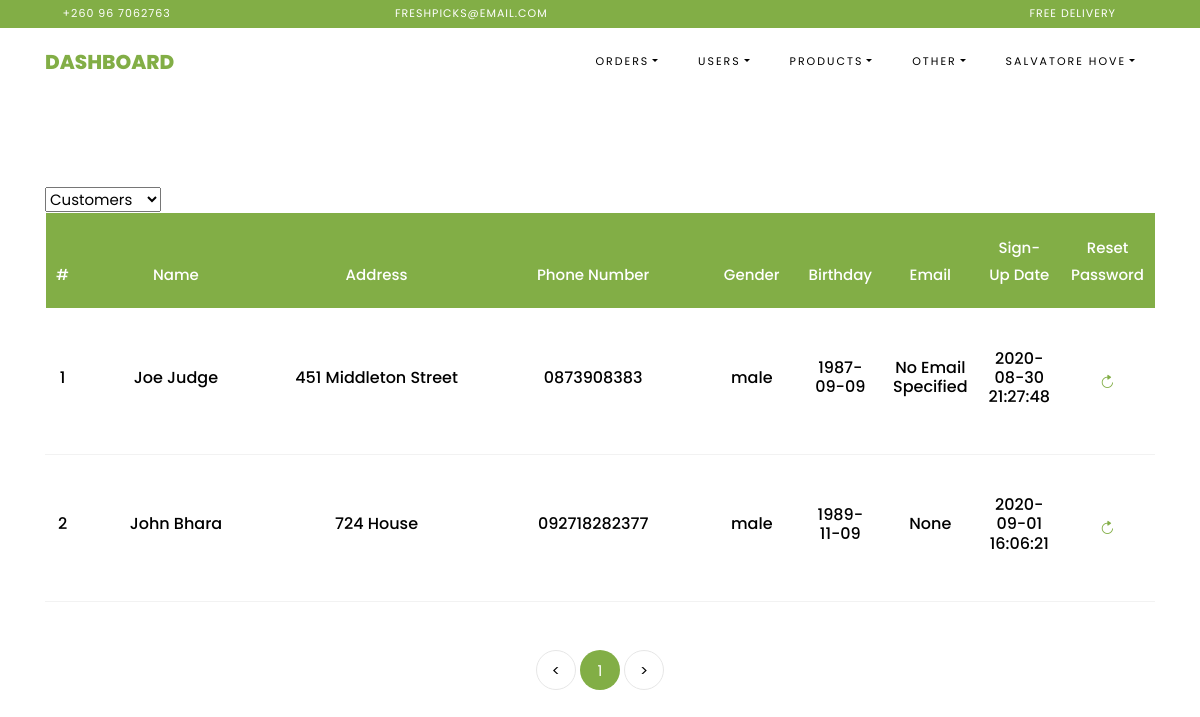
Page /admin/customers (signed in) on the earlier database version.
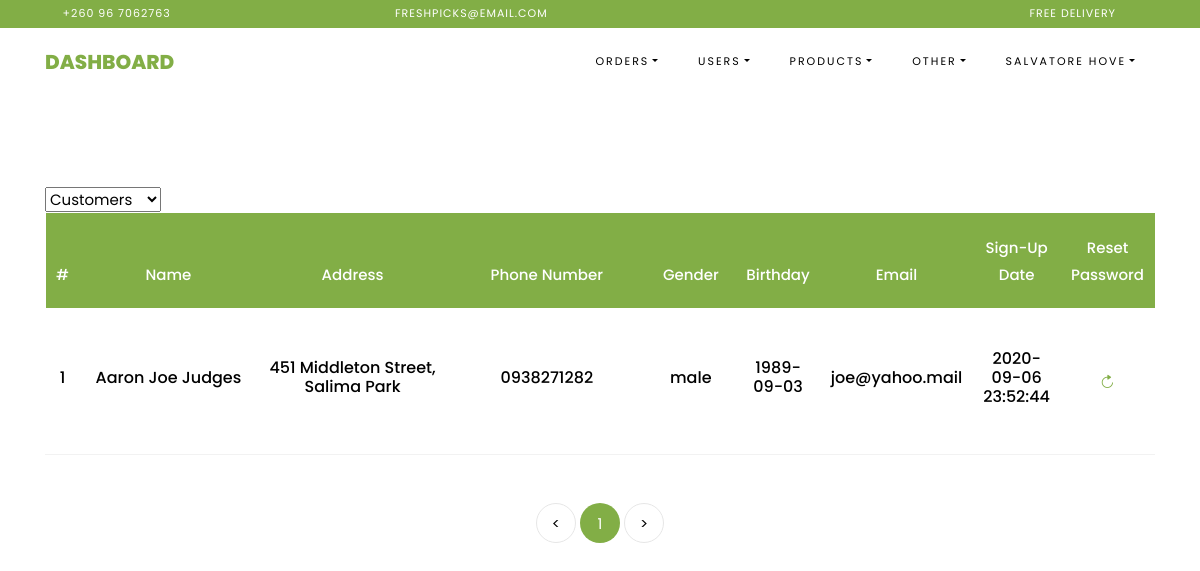
Same page on the later database version.
### freshpicks/databaseModels.py (models this page shows, shortened)
class Customers(db.Model, UserMixin):
    id = db.Column(db.Integer, primary_key=True, autoincrement=True, unique=True)
    fullname = db.Column(db.String(), nullable=False)
    address = db.Column(db.String(), nullable=False)
    town = db.Column(db.String(), nullable=False)
    country = db.Column(db.String(), nullable=False)
    phone_number = db.Column(db.String(), nullable=False, unique=True)
    email_address = db.Column(db.String(), unique=True, nullable=True)
    gender = db.Column(db.String(), nullable=False)
    dob = db.Column(db.String(), nullable=False)
    password = db.Column(db.String(), nullable=True)
    terms_and_conditions = db.Column(db.Boolean(), nullable=False)
    date_registered = db.Column(db.TIMESTAMP(), default=datetime.datetime.now(), nullable=False)
    orders = db.relationship('Orders', backref='buyer', lazy=True)

### freshpicks/admins/routes.py (the view, shortened to what this page needs)
@admins.route('/admin/<path:view>')
def admin_view(view):
    if not g.admins:
        return redirect(url_for('.admin'))
    page = request.args.get('page', 1, type=int)
    if "orders" in view:
        orders = ""  # need this to handle the filter the orders  in the view
        order_type = "all_orders"
        if view == "pending_orders":
            orders = Orders.query.filter_by(status="pending").paginate(per_page=PER_PAGE_VIEW, page=page)
            order_type = "pending_orders"
        if view == "completed_orders":
            orders = Orders.query.filter_by(status="complete").paginate(per_page=PER_PAGE_VIEW, page=page)
            order_type = "completed_orders"
        elif view == "cancelled_orders":
            orders = Orders.query.filter_by(status="cancel").paginate(per_page=PER_PAGE_VIEW, page=page)
            order_type = "cancelled_orders"
        elif view == "all_orders":
            orders = Orders.query.paginate(per_page=PER_PAGE_VIEW, page=page)
        return render_template('admin/manage_orders.html', order_type=order_type, orders_list=orders)
    elif view == "customers":
        customer_list = Customers.query.order_by(Customers.fullname.asc()).paginate(per_page=PER_PAGE_VIEW, page=page)
        return render_template('admin/manage_customers.html', customer_list=customer_list)
    elif view == "admin_users":
        admin_list = AdminUsers.query.order_by(AdminUsers.username.asc()).paginate(per_page=PER_PAGE_VIEW, page=page)
        return render_template('admin/manage_users.html', admin_list=admin_list)
    elif view == "products":
        product_list = Products.query.order_by(Products.is_basket_item.desc(), Products.name.asc()).paginate(
            per_page=PER_PAGE_VIEW, page=page)
        return render_template('admin/manage_products.html', product_list=product_list)
    return render_template('admin/manage_products.html', product_list=[])

### freshpicks/admins/routes.py (called while the page is built)
@admins.before_request
def before_request():
    g.admins = None
    if 'admin_username' in session:
        g.admins = session['admin_username']

### freshpicks/templates/admin/manage_customers.html (shortened to what the changed rows need)
{% extends 'admin/admin_template.html' %}
{% block content %}
    <section class="ftco-section ftco-cart">
        <div class="container">
            <div class="row">
                <div class="col-md-12 ftco-animate">
                    <div class="cart-list">
                        <table class="table">
                            <thead class="thead-primary">
                            <tr class="text-center">
                                <th>#</th>
                                <th>Name</th>
                                <th>Address</th>
                                <th>Phone Number</th>
                                <th>Gender</th>
                                <th>Birthday</th>
                                <th>Email</th>
                                <th>Sign-Up Date</th>
                                <th>Reset Password</th>
                            </tr>
                            </thead>
                            <tbody>
                            {% if customer_list %}
                                {% for customer in customer_list.items %}
                                    <tr class="text-center">
                                        <td class="total">
                                            <h6>{{ customer.id }}</h6>
                                        </td>
                                        <td class="product-name">
                                            <h6>{{ customer.fullname }}</h6>
                                        </td>
                                        <td class="product-name">
                                            <h6>{{ customer.address }}</h6>
                                        </td>
                                        <td class="product-name">
                                            <h6>{{ customer.phone_number }}</h6>
                                        </td>
                                        <td class="product-name">
                                            <h6>{{ customer.gender }}</h6>
                                        </td>
                                        <td class="product-name">
                                            <h6>{{ customer.dob }}</h6>
                                        </td>
                                        <td class="product-name">
                                            <h6>{{ customer.email_address }}</h6>
                                        </td>
                                        <td class="product-name">
                                            <h6>{{ customer.date_registered.strftime("%Y-%m-%d %H:%M:%S") }}</h6>
                                        </td>
                                        <td class="product-name">
                                            <a href="{{ url_for('.password_reset', customer_id=customer.id) }}"
                                               class="alert-link">
                                                <span class="ion-ios-refresh"></span>
                                            </a>
                                        </td>
                                    </tr>
                                {% endfor %}
                            {% endif %}
                            </tbody>
                        </table>
                        <div class="row mt-5">
                            <div class="col text-center">
                                <div class="block-27">
                                    <ul>
                                        {% for page_num in customer_list.iter_pages(left_edge=1, right_edge=1, left_current=1, right_current=2) %}
                                            {% if page_num %}
                                                {% if customer_list.page == page_num %}
                                                    <li class="active"
                                                        href="{{ url_for('.admin_view', view='customers', page=page_num) }}">
                                                        <span>{{ page_num }}</span></li>
                                                {% else %}
                                                    <li>
                                                        <a href="{{ url_for('.admin_view', view='customers', page=page_num) }}">{{ page_num }}</a>
                                                    </li>
                                                {% endif %}
                                            {% else %}
                                                <li>
                                                    <a href="{{ url_for('.admin_view', view='customers', page=right_edge) }}">...</a>
                                                </li>
                                            {% endif %}
                                        {% endfor %}
                                    </ul>
                                </div>
                            </div>
                        </div>
                    </div>
                </div>
            </div>
        </div>
    </section>
{% endblock %}

Differences in the rows shown:
removed Customers: id "2", fullname "John Bhara", address "724 House", phone_number "092718282377", gender "male", dob "1989-11-09", email_address "None", date_registered "2020-09-01 16:06:21"
changed Customers "male": fullname "Joe Judge" → "Aaron Joe Judges"; address "451 Middleton Street" → "451 Middleton Street, Salima Park"; phone_number "0873908383" → "0938271282"; dob "1987-09-09" → "1989-09-03"; email_address "No Email Specified" → "joe@yahoo.mail"; date_registered "2020-08-30 21:27:48" → "2020-09-06 23:52:44"
